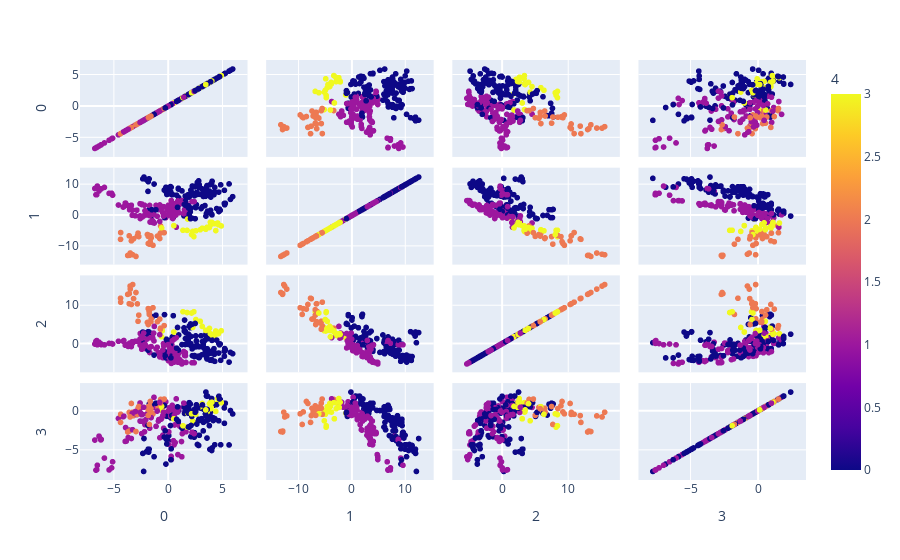

Write notebook code for a chart like this one.
### Code cell
classix_density=Extractor.classix(group_merging_mode='density',minPts=minPts_best_density,radius=radius_best_density,scale=scale_best_density)
classix_density.fit(X_train)
Y_pred_density=classix_density.predict(X_test)

df_pred_density=pd.DataFrame(pd.concat([pd.DataFrame(X_test,columns=[0,1,2,3]),pd.DataFrame(Y_pred_density,columns=[4])],axis=1))
fig = px.scatter_matrix(df_pred_density,
    dimensions=[0,1,2,3],
    color=4)
fig.show()

### Figure 1 — Plotly figure (JSON) as saved in the notebook; plotly's stock layout.template omitted (floating-point values rounded to 4 significant figures; data arrays with more than 128 entries replaced by an {"elided": "..."} marker saying what was removed)
{"data": [{"dimensions": [{"axis": {"matches": true}, "label": "0", "values": {"elided": "275 float values"}}, {"axis": {"matches": true}, "label": "1", "values": {"elided": "275 float values"}}, {"axis": {"matches": true}, "label": "2", "values": {"elided": "275 float values"}}, {"axis": {"matches": true}, "label": "3", "values": {"elided": "275 float values"}}], "hovertemplate": "%{xaxis.title.text}=%{x}<br>%{yaxis.title.text}=%{y}<br>4=%{marker.color}<extra></extra>", "legendgroup": "", "marker": {"color": {"elided": "275 int values"}, "coloraxis": "coloraxis", "symbol": "circle"}, "name": "", "showlegend": false, "type": "splom"}], "layout": {"coloraxis": {"colorbar": {"title": {"text": "4"}}, "colorscale": [[0, "#0d0887"], [0.1111, "#46039f"], [0.2222, "#7201a8"], [0.3333, "#9c179e"], [0.4444, "#bd3786"], [0.5556, "#d8576b"], [0.6667, "#ed7953"], [0.7778, "#fb9f3a"], [0.8889, "#fdca26"], [1, "#f0f921"]]}, "dragmode": "select", "legend": {"tracegroupgap": 0}, "margin": {"t": 60}}}
